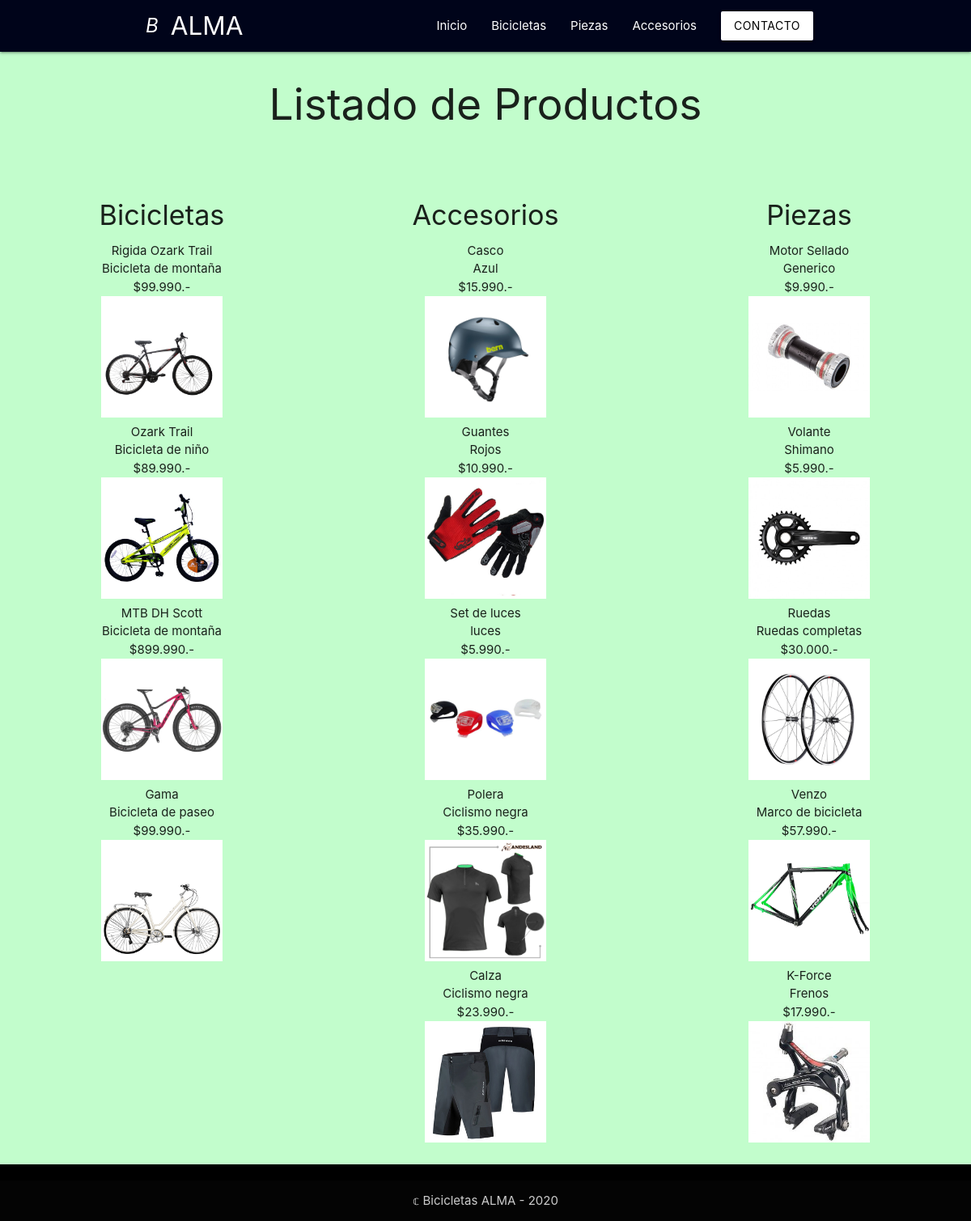
The app's page /bicicletas/mostrar_producto with its own data.
### bicicletas/models.py (models this page shows, shortened)
class producto (models.Model):
    id_producto         = models.AutoField(db_column='id_producto', primary_key=True)
    codigo              = models.CharField(max_length=5, unique=True)
    nombre              = models.CharField(max_length=19, unique=True)
    descripcion         = models.CharField(max_length=20, blank=True, null=True)
    precio              = models.CharField(max_length=20, blank=True, null=True)
    tipo                = models.CharField(max_length=20, blank=True, null=True)
    foto                = models.ImageField(upload_to='fotos', blank=True, null=True)
    activo              = models.IntegerField(blank=True, null=True)

### bicicletas/views.py (the view)
# urls.py: path('mostrar_producto', views.mostrar_producto, name='mostrar_producto'),
def mostrar_producto(request):
    print("ok, estamos en la vista mostrar producto")
    lista = producto.objects.all()
    context = {'listado':lista}
    return render (request, 'bicicletas/listar_producto.html', context)
    return render (request, 'bicicletas/listar_producto.html', context)

### bicicletas/templates/bicicletas/listar_producto.html (shortened to what this page needs)
{% extends "bicicletas/base.html" %}
{% load static %}
{% block content%}
<main>
    <div class='row'>
        <center>
        <h2>Listado de Productos</h2>
                <br><br>
        <div class="col s12 m4">
            <div>
                <h4>Bicicletas</h4>
                {% for prod in listado %}
                    {% if prod.tipo == "bicicleta" %}
                        {{prod.nombre}} <br> {{prod.descripcion}} <br> ${{prod.precio}}.-<br>
                        <img src="{{prod.foto.url}}" width="150px"> <br>
                    {% endif %}
                {% endfor %}
            </div>
        </div>
        <div class="col s12 m4">
            <div>
                <h4>Accesorios</h4>
                {% for prod in listado %}
                    {% if prod.tipo == "accesorio" %}
                        {{prod.nombre}} <br> {{prod.descripcion}} <br> ${{prod.precio}}.-<br>
                        <img src="{{prod.foto.url}}" width="150px"> <br>
                    {% endif %}
                {% endfor %}
            </div>
        </div>
        <div class="col s12 m4">
            <div>
                <h4>Piezas</h4>
               {% for prod in listado %}
                    {% if prod.tipo == "pieza" %}
                        {{prod.nombre}} <br> {{prod.descripcion}} <br> ${{prod.precio}}.-<br>
                        <img src="{{prod.foto.url}}" width="150px"> <br>
                    {% endif %}
                {% endfor %}
            </div>
        </div></center>
    </div>
</main>
<footer class="page-footer black">
    <div class="footer-copyright">
      <div class="container center footer-text">
       &copf; Bicicletas ALMA - 2020
      </div>
    </div>
  </footer>
{% endblock %}

### alma/static/css/estilos.css (style rules this page uses)
body { background-color: rgb(194, 253, 204); }
.center { display: block; margin-left: auto; margin-right: auto; }

### records on screen
producto: nombre "Rigida Ozark Trail", descripcion "Bicicleta de montaña", precio "99.990", foto (picture)
producto: nombre "Ozark Trail", descripcion "Bicicleta de niño", precio "89.990", foto (picture)
producto: nombre "MTB DH Scott", descripcion "Bicicleta de montaña", precio "899.990", foto (picture)
producto: nombre "Gama", descripcion "Bicicleta de paseo", precio "99.990", foto (picture)
producto: nombre "Casco", descripcion "Azul", precio "15.990", foto (picture)
producto: nombre "Guantes", descripcion "Rojos", precio "10.990", foto (picture)
producto: nombre "Set de luces", descripcion "luces", precio "5.990", foto (picture)
producto: nombre "Polera", descripcion "Ciclismo negra", precio "35.990", foto (picture)
producto: nombre "Calza", descripcion "Ciclismo negra", precio "23.990", foto (picture)
producto: nombre "Motor Sellado", descripcion "Generico", precio "9.990", foto (picture)
producto: nombre "Volante", descripcion "Shimano", precio "5.990", foto (picture)
producto: nombre "Ruedas", descripcion "Ruedas completas", precio "30.000", foto (picture)
producto: nombre "Venzo", descripcion "Marco de bicicleta", precio "57.990", foto (picture)
producto: nombre "K-Force", descripcion "Frenos", precio "17.990", foto (picture)
